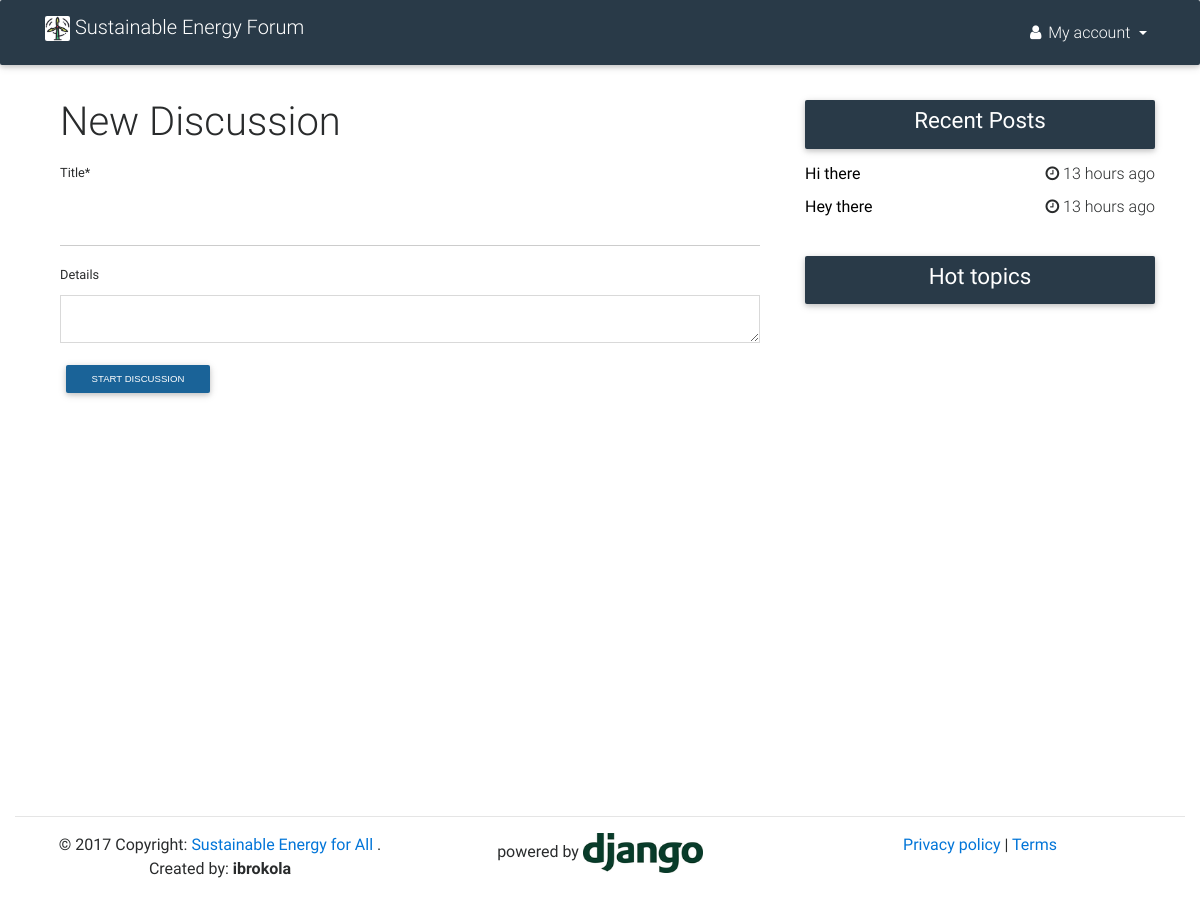
Before: /forum/start_discussion/ (signed in) with the older database file.
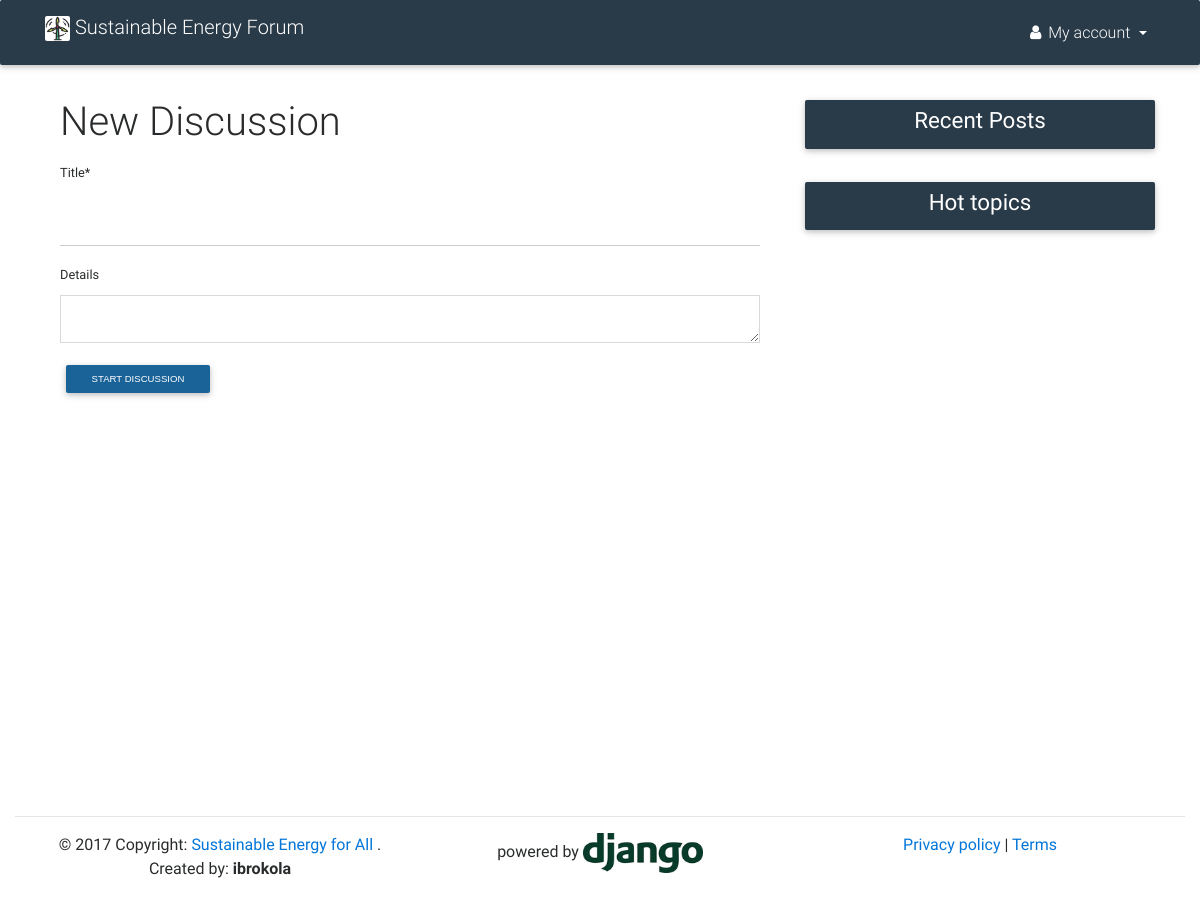
After: the same page with the newer database file.
### forum/models.py (models this page shows, shortened)
class Votable(models.Model):
    class Meta:
        abstract = True
    votes = GenericRelation(Vote)
    author = models.ForeignKey(User, on_delete=models.PROTECT)
    upvotes = models.IntegerField(default=0)
    downvotes = models.IntegerField(default=0)
    flags = models.IntegerField(default=0)

class Post(Votable):
    class Meta:
        db_table = "posts"
        index_together = [
            ["submission_time",],
        ]
    objects = PostsManager()
    title = models.CharField(max_length=500)
    slug = models.SlugField(max_length=500,null=True, blank=True)
    text = models.TextField(max_length=8192, blank=True)
    submission_time = models.DateTimeField(auto_now_add=True)
    num_comments = models.IntegerField(default=0)
    def get_absolute_url(self):
        return reverse('forum:discussion', kwargs={"post_id": self.pk})
    def __str__(self):
        return self.title

### forum/views.py (the view, shortened to what this page needs)
class StartDiscussionView(LoginRequiredMixin, View):
        def get(self, request, *args, **kwargs):
            user = request.user
            form = StartDiscussionForm(initial={"author": user})
            side1 = Post.objects.filter(num_comments__gte=10)[:5]
            side2 = Post.objects.order_by('-submission_time')[:5]
            template = 'forum/start.html'
            context = {
                "form": form,
                "side1": side1,
                "side2": side2
            }
            return render(request, template, context)

### forum/forms.py (shortened to what this page needs)
class StartDiscussionForm(forms.ModelForm):
    class Meta:
        model = Post
        fields = ['title', 'text']
        labels = {
            'title': 'Title',
            'text': 'Details'
        }
        help_text = {
            'title': 'Title, not more than 500 words',
            'text': 'Markdown syntax allowed'
        }

### templates/forum/start.html (shortened to what this page needs)
{% extends 'base.html' %}
{% load crispy_forms_tags %}
{% block content %}
<div class="container-fluid" style="padding-top: 100px;"></div>
<div class="container">
    <div class="row">
        <div class="col-sm-8">
            <div class="col-sm-12">
                <h1 class="h1-responsive">New Discussion</h1>
                <form method="post">
                    {% csrf_token %} {{ form|crispy }}
                    <button type="submit" class="btn btn-default btn-sm">Start Discussion</button>
                </form>
            </div>
        </div>
        <br>
        <br>
        <br>
        <div class="col-sm-4">
            {% include "forum/snippet/sidebar.html" with side1=side1 side2=side2 %}
        </div>
    </div>
</div>
{% endblock %}

### templates/forum/snippet/sidebar.html (shortened to what this page needs)
{% load humanize %}
<section class="section widget-content wow fadeIn" data-wow-delay="0.3s">
    <nav class="navbar navbar-dark sidebar-heading">
        <div class="flex-center">
            <h4 class="h4-responsive white-text">Recent Posts</h4>
        </div>
    </nav>
    <div class="single-post">
        <div class="row">
            <div class="col-12">
                {% for item in side2 %}
                    <h6><b><a href="{{ item.get_absolute_url }}"><span class="text-black" style="text-decoration:none; color:black;">{{ item|truncatechars:25 }}</span></a></b> <span class="float-right"><i class="fa fa-clock-o"></i> {{ item.submission_time | naturaltime }}</span></h6>
                {% endfor %}
            </div>
        </div>
    </div>
</section>
<section class="section widget-content wow fadeIn" data-wow-delay="0.3s">
    <nav class="navbar navbar-dark sidebar-heading">
        <div class="flex-center">
            <h4 class="h4-responsive white-text">Hot topics</h4>
        </div>
    </nav>
    <div class="single-post">
        <div class="row">
            <div class="col-12">
            </div>
        </div>
    </div>
</section>

Changed rows visible on the page:
removed Post: title "Hi there", submission_time "13 hours ago"
removed Post: title "Hey there", submission_time "13 hours ago"
